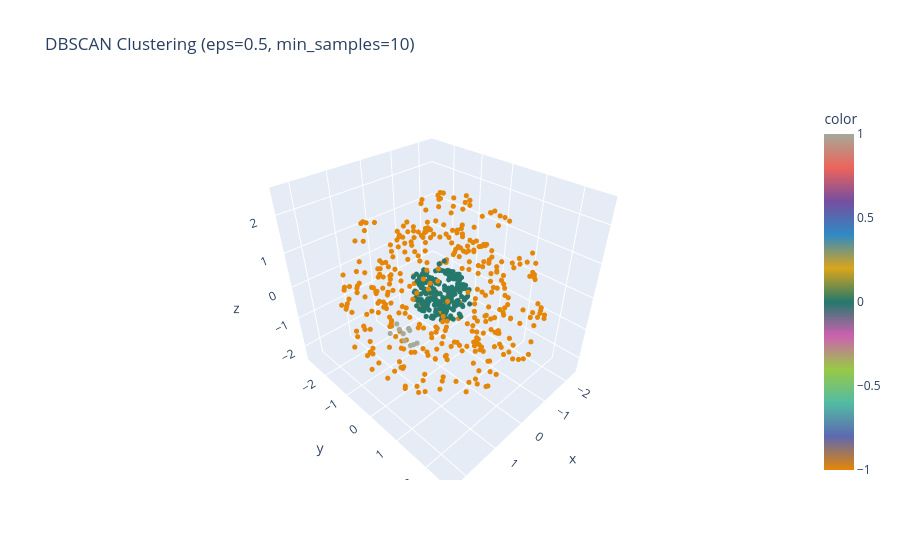

Here is the notebook cell this chart was saved with:
### Code cell
# 3. Visualizar em 3D os clusters encontrados

import plotly.express as px

fig = px.scatter_3d(
    x=X_spheres[:, 0],
    y=X_spheres[:, 1],
    z=X_spheres[:, 2],
    color = labels,
    color_continuous_scale=px.colors.qualitative.Vivid,
    title=f'DBSCAN Clustering (eps={best_distance}, min_samples={best_min_pts})'
)
fig.update_traces(marker=dict(size=3))
fig.show()

### Figure 1 — Plotly figure (JSON) as saved in the notebook; plotly's stock layout.template omitted (floating-point values rounded to 4 significant figures; data arrays with more than 128 entries replaced by an {"elided": "..."} marker saying what was removed)
{"data": [{"hovertemplate": "x=%{x}<br>y=%{y}<br>z=%{z}<br>color=%{marker.color}<extra></extra>", "legendgroup": "", "marker": {"color": {"elided": "600 int values"}, "coloraxis": "coloraxis", "size": 3, "symbol": "circle"}, "mode": "markers", "name": "", "scene": "scene", "showlegend": false, "type": "scatter3d", "x": {"elided": "600 float values"}, "y": {"elided": "600 float values"}, "z": {"elided": "600 float values"}}], "layout": {"coloraxis": {"colorbar": {"title": {"text": "color"}}, "colorscale": [[0, "rgb(229, 134, 6)"], [0.1, "rgb(93, 105, 177)"], [0.2, "rgb(82, 188, 163)"], [0.3, "rgb(153, 201, 69)"], [0.4, "rgb(204, 97, 176)"], [0.5, "rgb(36, 121, 108)"], [0.6, "rgb(218, 165, 27)"], [0.7, "rgb(47, 138, 196)"], [0.8, "rgb(118, 78, 159)"], [0.9, "rgb(237, 100, 90)"], [1, "rgb(165, 170, 153)"]]}, "legend": {"tracegroupgap": 0}, "scene": {"domain": {"x": [0, 1], "y": [0, 1]}, "xaxis": {"title": {"text": "x"}}, "yaxis": {"title": {"text": "y"}}, "zaxis": {"title": {"text": "z"}}}, "title": {"text": "DBSCAN Clustering (eps=0.5, min_samples=10)"}}}
